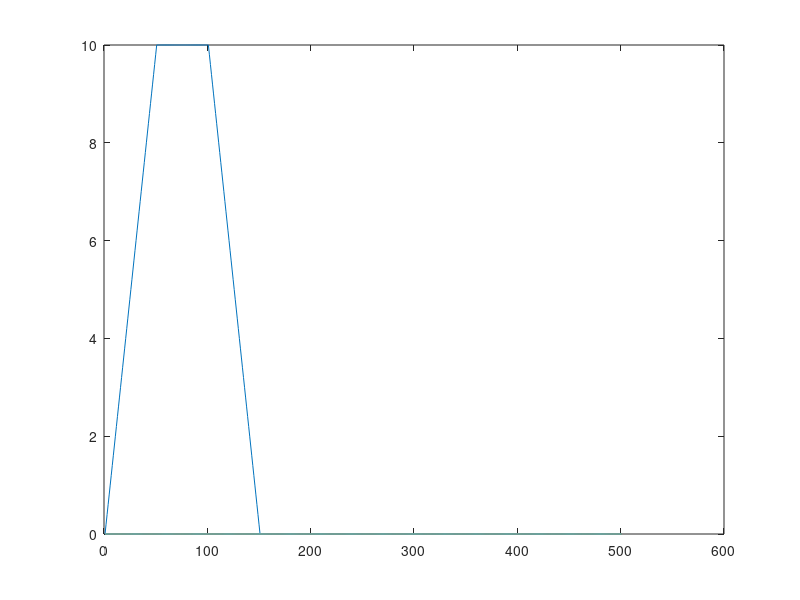

This chart was generated by the following MATLAB code:
clear all, clc
step = 5;
cfl = 1;
a6 = 340;
dx = 0.02;
dt = cfl*dx/a6;
xmax = 10;
tmax = dt*step;
fnx = xmax/dx;
fny = tmax/dt;
imax = fnx+1;
jmax = fny+1;
z = zeros(imax,jmax); % for plane graph

x = 0:dx:xmax; 
frontx = sum(x<=1);
midx = sum(x<=2);
rearx = sum(x<=3);

%% plotting waveform %%
u=zeros(imax,jmax);
for i = 1:imax
    if i <= frontx
        u(i,1) = 10*x(i);
    elseif i < midx && i > frontx
        u(i,1) = 10;
    elseif i <= rearx && i >= midx
        u(i,1) = -10*x(i)+30;
    else
        u(i,1) = 0;  
    end
end

%% using Euler's FTFS method
u1=u;
for j = 1:fny
    for i = 2:fnx
        u1(i,j+1) = u1(i,j) - cfl*(u1(i+1,j) - u1(i,j));
    end
end

%% using Euler's FTCS method
u2=u;
for j = 1:fny
    for i = 2:fnx
        u2(i,j+1) = u2(i,j) - (cfl/2)*(u2(i+1,j) - u2(i-1,j));
    end
end

%% using Lax method
u3=u;
for j = 1:fny
    for i = 2:fnx
        u3(i,j+1) = (1/2)*(u3(i+1,j)+u3(i-1,j)) - (cfl/2)*(u3(i+1,j) - u3(i-1,j));
    end
end

%% using The 1st-order upwind differencing method %
u4=u;
for j = 1:fny
    for i = 2:imax
        u4(i,j+1) = u4(i,j) - cfl*(u4(i,j) - u4(i-1,j));
    end
end

%% using midpoint leapfrog method
u5=u;
for j = 2:fny
    u5(:,2) = u5(:,1);
    for i = 2:fnx
        u5(i,j+1) = u5(i,j-1) - cfl*(u5(i+1,j) - u5(i-1,j));
    end
end

%% using Euler's BTCS method
u6=u;
a6 = -cfl/2;
b6 = cfl/2;
c6 = -u6;
d6 = -1;

atmp6 = zeros(fnx-1,fny-1);
for i = 1:fnx-1
    for j = 1:fnx-1
        if i == j
            atmp6(i,j) = d6;
        elseif i+1 == j
            atmp6(i,j) = a6;
        elseif i-1 == j
            atmp6(i,j) = b6;
        else
            atmp6(i,j) = 0;
        end
    end
end

ctmp6 = zeros(fnx-1,fny);
for j = 1:fny
    for i = 2:fnx
        if i == 2
            ctmp6(i-1,j) = c6(i,j) - b6*u6(i-1,j+1);
        elseif i == imax-1
            ctmp6(i-1,j) = c6(i,j) - a6*u6(i+1,j+1);
        else
            ctmp6(i-1,j) = c6(i,j);
        end
    end
    
    utmp = atmp6\ctmp6;
    
    for i = 2:fnx
        u6(i,j+1) = utmp(i-1,j);
        c6(i,j+1) = -u6(i,j+1);
    end
end

%% using Crank-Nicolson method
u7=u;
a7 = cfl/4;
b7 = -cfl/4;
d7 = 1;

atmp7 = zeros(fnx-1,fny-1);
for i = 1:fnx-1
    for j = 1:fnx-1
        if i == j
            atmp7(i,j) = d7;
        elseif i+1 == j
            atmp7(i,j) = a7;
        elseif i-1 == j
            atmp7(i,j) = b7;
        else
            atmp7(i,j) = 0;
        end
    end
end

ctmp7 = zeros(fnx-1,fny);
for j = 1:fny
    for i = 2:fnx
        if i == 2
            ctmp7(i-1,j) = u7(i,j) + b7*(u7(i+1,j) - u7(i-1,j)) - b7*u7(i-1,j+1);
        elseif i == imax-1
            ctmp7(i-1,j) = u7(i,j) + b7*(u7(i+1,j) - u7(i-1,j)) - a7*u7(i+1,j+1);
        else
            ctmp7(i-1,j) = u7(i,j) + b7*(u7(i+1,j) - u7(i-1,j));
        end
    end
    
    utmp7 = atmp7\ctmp7;
    
    for i = 2:fnx
        u7(i,j+1) = utmp7(i-1,j);
        c6(i,j+1) = u7(i,j+1) + b6*(u7(i+1,j+1) - u7(i-1,j+1));
    end
 
end

plot(u)
hold on
%plot(u1)
%plot(u2)
%plot(u3)
%plot(u4)
%plot(u5)
%plot(u6)
%plot(u7)
